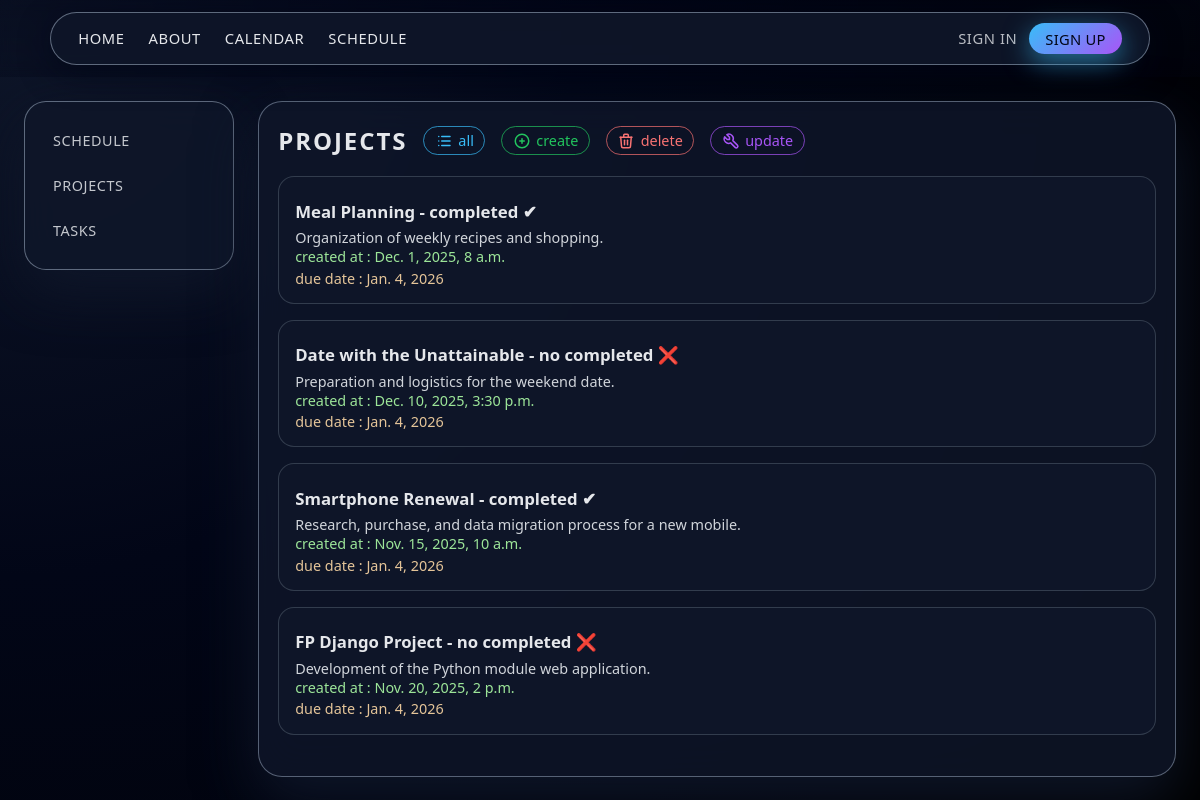
Page /schedule/projects/ on the earlier database version.
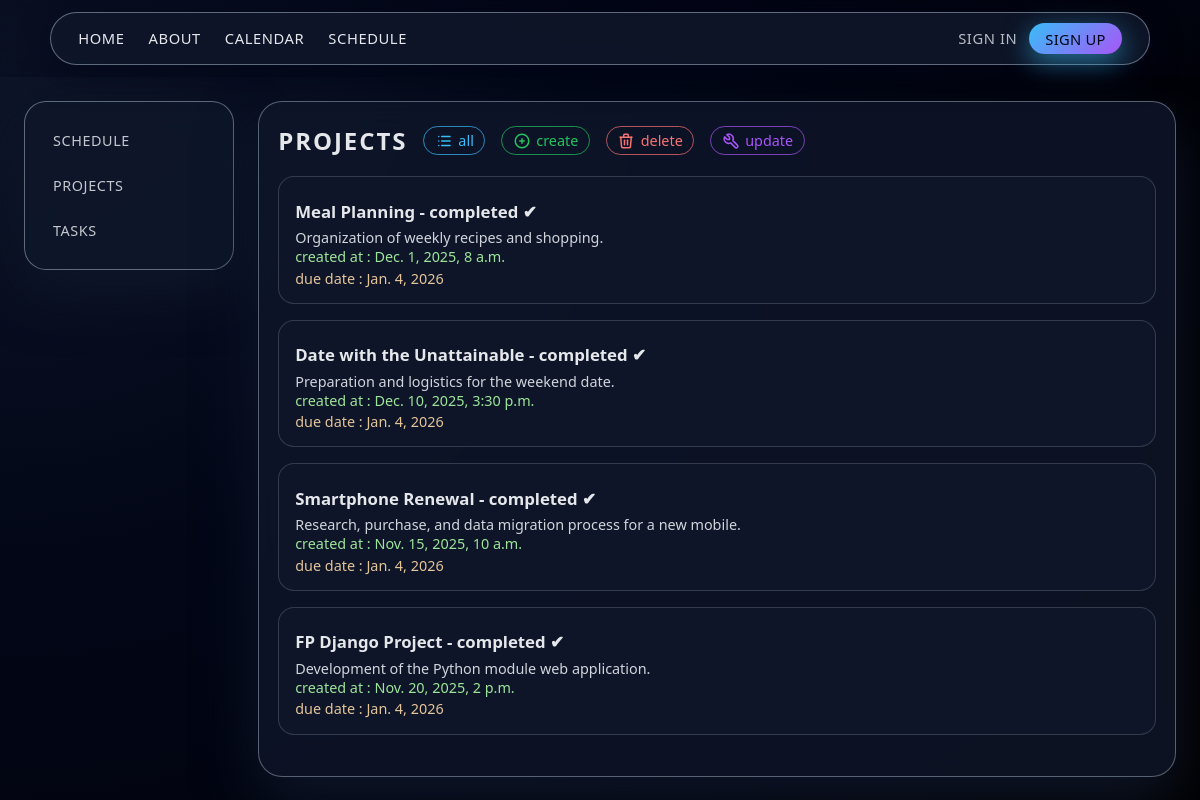
Same page on the later database version.
### myapp/models/projects.py (models this page shows)
class Project(models.Model):
    title = models.CharField(max_length=200)
    description = models.TextField()
    done = models.BooleanField(default=False)
    created_at = models.DateTimeField(auto_now_add=True)
    date = models.DateField(default=timezone.now)
    updated_at = models.DateTimeField(auto_now=True)
    profile = models.ForeignKey(Profile, on_delete=models.CASCADE)
    def __str__(self):
        return self.title

### myapp/views/projects.py (the view)
# urls.py: path('schedule/projects/',views.projects, name="project"),
def projects(request):
    description = "Apartado donde el usuario puede ver las Proyectos que tiene."
    og_title="Projects"
    og_description="Apartado donde el usuario puede ver las Proyectos que tiene."
    og_url=request.build_absolute_uri()
    og_image="https://schedulepy.nicowooow.site/static/images/logo.svg"
    if request.user.is_authenticated:
        try:
            profile = Profile.objects.get(user=request.user)
        except Profile.DoesNotExist:
            profile = None
    else:
        try:
            profile = Profile.objects.get(id=1)
        except Profile.DoesNotExist:
            profile = None
    if profile is not None:
        projects = Project.objects.filter(profile=profile)
    else:
        projects = Project.objects.none()
    print(projects)
    return render(request,'projects/projects.html',{
        "page_css": ["css/schedule-projects-tasks.css", "css/forms.css", "css/schedule.css"],
        "projects":projects,
        "og_title":og_title,
        "description":description,
        "og_description":og_description,
        "og_url":og_url,
        "og_image":og_image,
        })

### myapp/templates/projects/projects.html (shortened to what this page needs)
{% extends 'layouts/header.html' %}
{% load static %}
{% block extra_css %}
  {% if page_css %}
    {% for css in page_css %}
      <link rel="stylesheet" href="{% static css %}">
    {% endfor %}
  {% endif %}
{% endblock %}
{% block content %}
<main>
  <aside class='menu_schedule'>
    <ul>
      <li><a href="{% url 'schedule' %}">Schedule</a></li>
      <li><a href="{% url 'project' %}">Projects</a></li>
      <li><a href="{% url 'task' %}">Tasks</a></li>
    </ul>
  </aside>
  <section class='content'>
    <section>
      <h1>Projects</h1>
      <a href="{% url 'project' %}">
         <p>all</p>
      </a>
      <a href="{% url 'create_project' %}">
        <p>create</p>
      </a>
      <a href="{% url 'delete_project' %}">
        <p>delete</p>
      </a>
      <a href="{% url 'update_project' %}">
        <p>update</p>
      </a>
    </section>
    <section>
      {% block vista %}
        {% for project in projects %}
          <div class="project-card">
            <div class="project-header">
              <h1>
                {{ project.title }} -
                {% if not project.done %}no completed ❌
                {% else %}completed ✔
                {% endif %}
              </h1>
              <p>{{ project.description }}</p>
              <p class="date">created at : {{ project.created_at }}</p>
              <p class="due_date">due date : {{ project.date }}</p>
            </div>
          </div>
        {% endfor %}
      {% endblock %}
    </section>
  </section>
</main>
{% endblock %}

Differences in the rows shown:
changed Project "Date with the Unattainable": done "no completed ❌" → "completed ✔"
changed Project "FP Django Project": done "no completed ❌" → "completed ✔"
